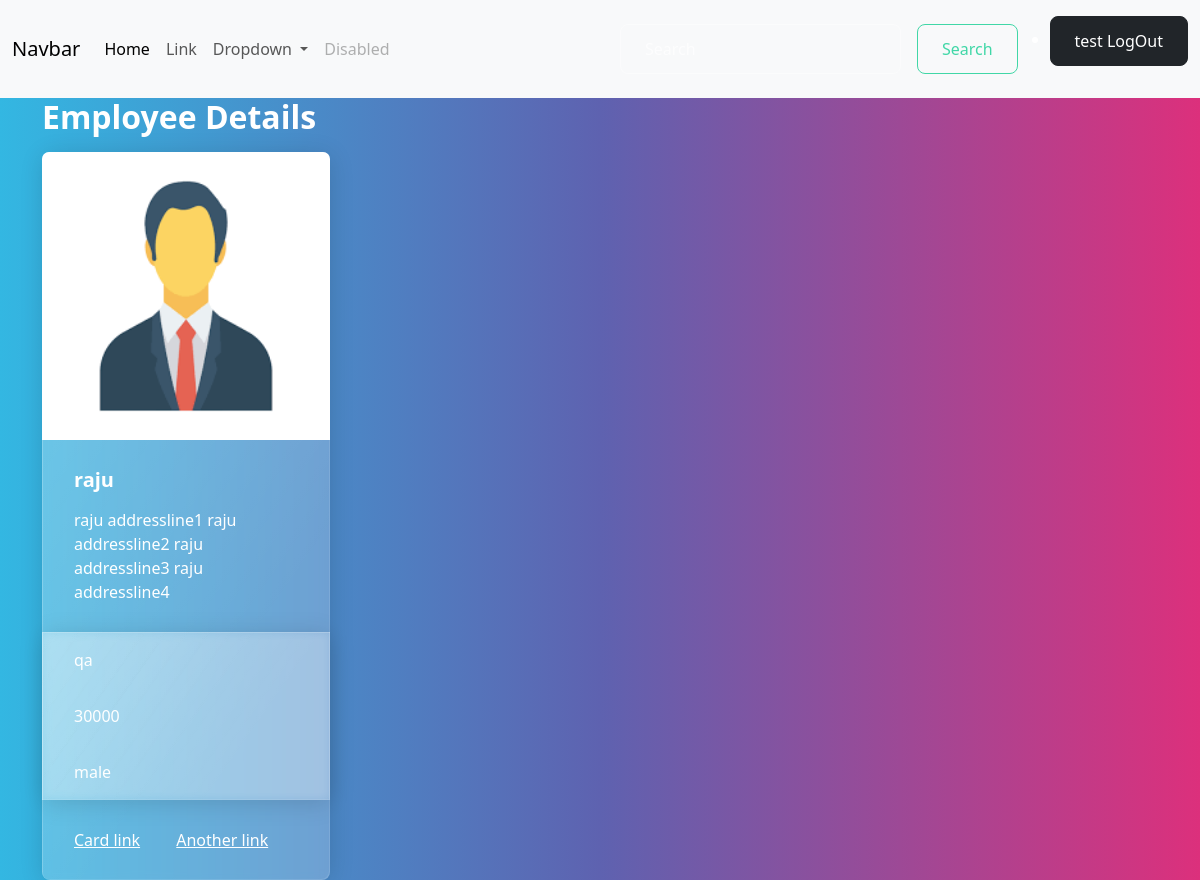
The app's page /employee/6 (signed in) with its own data.
### crm/models.py (models this page shows, shortened)
class Employee(models.Model):
    name=models.CharField(max_length=100)
    email=models.EmailField(unique=True)
    address=models.TextField()
    department=models.CharField(max_length=100)
    salary=models.PositiveIntegerField()
    date_of_join=models.DateField()
    gender_choice=(
                    ("male","male"),
                    ("female","female"),
                    ("others","others")
                )
    gender=models.CharField(max_length=100,choices=gender_choice,default="male")
    picture=models.ImageField(upload_to="employee_images",null=True,blank=True)

### crm/views.py (the view)
# urls.py: path("employee/<int:pk>",views.EmployeeDetailView.as_view(),name="employee-details"),
@method_decorator(decs,name="dispatch")
class EmployeeDetailView(View):
    template_name="employee_detail.html"
    def get(self,request,*args,**kwargs):
        id=kwargs.get("pk")
        qs=Employee.objects.get(id=id)
        return render(request,self.template_name,{"data":qs})

### crm/templates/employee_detail.html
{%extends 'base.html'%}
{%block main_block%}
<div class="container">
    <h2>Employee Details</h2>
    <div class="card" style="width: 18rem;">
        {%if data.picture%}
        <img src="{{data.picture.url}}" class="card-img-top" alt="...">
        {%endif%}
        <div class="card-body">
            <h5 class="card-title">{{data.name}}</h5>
            <p class="card-text">{{data.address}}</p>
        </div>
        <ul class="list-group list-group-flush">
            <li class="list-group-item">{{data.department}}</li>
            <li class="list-group-item">{{data.salary}}</li>
            <li class="list-group-item">{{data.gender}}</li>
        </ul>
        <div class="card-body">
            <a href="#" class="card-link">Card link</a>
            <a href="#" class="card-link">Another link</a>
        </div>
    </div>
</div>
{%endblock%}

### crm/templates/base.html (shortened to what this page needs)
<!DOCTYPE html>
{%load static%}
<html lang="en">
<head>
    <link rel="stylesheet" href="{%static 'css/style.css'%}">
</head>
<body>
    <nav class="navbar navbar-expand-lg bg-body-tertiary">
        <div class="container-fluid">
          <a class="navbar-brand" href="#">Navbar</a>
          <div class="collapse navbar-collapse" id="navbarSupportedContent">
            <ul class="navbar-nav me-auto mb-2 mb-lg-0">
              <li class="nav-item">
                <a class="nav-link active" aria-current="page" href="#">Home</a>
              </li>
              <li class="nav-item">
                <a class="nav-link" href="#">Link</a>
              </li>
              <li class="nav-item dropdown">
                <a class="nav-link dropdown-toggle" href="#" role="button" data-bs-toggle="dropdown" aria-expanded="false">
                  Dropdown
                </a>
              </li>
              <li class="nav-item">
                <a class="nav-link disabled" aria-disabled="true">Disabled</a>
              </li>
            </ul>
            <form class="d-flex" role="search">
              <input class="form-control me-2" type="search" placeholder="Search" aria-label="Search">
              <button class="btn btn-outline-success" type="submit">Search</button>
            </form>
            <ul>
              <li class="nav-item">
                <a href="{%url 'signout'%}" class="btn btn-dark">{{request.user}}  LogOut</a>
              </li>
            </ul>
          </div>
        </div>
      </nav>
        {%block main_block%}
        {%endblock%}
</body>
</html>

### records on screen
Employee: picture (picture), name "raju", address "raju addressline1 raju addressline2 raju addressline3 raju addressline4", department "qa", salary "30000", gender "male"

### other values on screen
{{ request.user }} "test"
